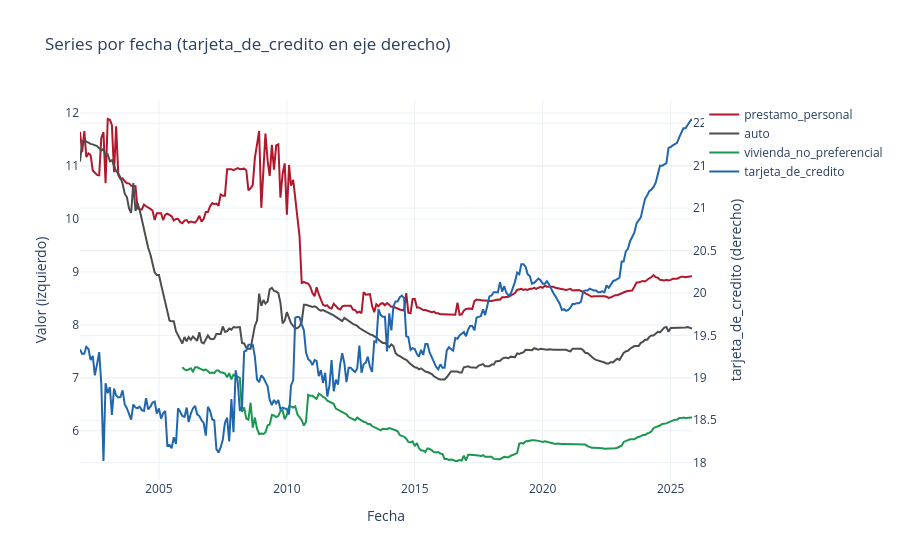

The notebook cell saved with this chart:
### Code cell
import pandas as pd
import plotly.graph_objects as go

df["fecha"] = pd.to_datetime(df["fecha"], errors="coerce")
df = df.sort_values("fecha")

fig = go.Figure()

# Eje izquierdo (y)
fig.add_trace(go.Scatter(
    x=df["fecha"], y=df["prestamo_personal"],
    mode="lines", name="prestamo_personal",
    line=dict(color="#b2182b"),
    yaxis="y"
))

fig.add_trace(go.Scatter(
    x=df["fecha"], y=df["auto"],
    mode="lines", name="auto",
    line=dict(color="#4d4d4d"),
    yaxis="y"
))

fig.add_trace(go.Scatter(
    x=df["fecha"], y=df["vivienda_no_preferencial"],
    mode="lines", name="vivienda_no_preferencial",
    line=dict(color="#1a9850"),
    yaxis="y"
))

# Eje derecho (y2): tarjeta_de_credito
fig.add_trace(go.Scatter(
    x=df["fecha"], y=df["tarjeta_de_credito"],
    mode="lines", name="tarjeta_de_credito",
    line=dict(color="#2166ac"),
    yaxis="y2"
))

fig.update_layout(
    title="Series por fecha (tarjeta_de_credito en eje derecho)",
    xaxis=dict(title="Fecha"),
    yaxis=dict(title="Valor (izquierdo)"),
    yaxis2=dict(
        title="tarjeta_de_credito (derecho)",
        overlaying="y",
        side="right"
    ),
    hovermode="x unified",
    template="plotly_white"
)

fig.show()

### Figure 1 — Plotly figure (JSON) as saved in the notebook; plotly's stock layout.template omitted (floating-point values rounded to 4 significant figures; data arrays with more than 128 entries replaced by an {"elided": "..."} marker saying what was removed)
{"data": [{"line": {"color": "#b2182b"}, "mode": "lines", "name": "prestamo_personal", "type": "scatter", "x": {"elided": "289 str values"}, "y": {"elided": "289 float values"}, "yaxis": "y"}, {"line": {"color": "#4d4d4d"}, "mode": "lines", "name": "auto", "type": "scatter", "x": {"elided": "289 str values"}, "y": {"elided": "289 float values"}, "yaxis": "y"}, {"line": {"color": "#1a9850"}, "mode": "lines", "name": "vivienda_no_preferencial", "type": "scatter", "x": {"elided": "289 str values"}, "y": {"elided": "289 float values"}, "yaxis": "y"}, {"line": {"color": "#2166ac"}, "mode": "lines", "name": "tarjeta_de_credito", "type": "scatter", "x": {"elided": "289 str values"}, "y": {"elided": "289 mixed values"}, "yaxis": "y2"}], "layout": {"hovermode": "x unified", "title": {"text": "Series por fecha (tarjeta_de_credito en eje derecho)"}, "xaxis": {"title": {"text": "Fecha"}}, "yaxis": {"title": {"text": "Valor (izquierdo)"}}, "yaxis2": {"overlaying": "y", "side": "right", "title": {"text": "tarjeta_de_credito (derecho)"}}}}
